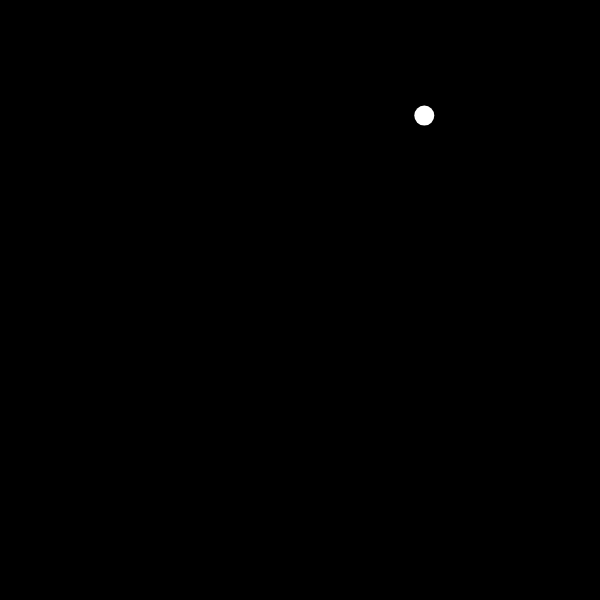
Frame 1 (no input)
Frame 60 (no input): identical to frame 1, image omitted
Frame 120 (the mouse pressed at the canvas centre since frame 60): identical to frame 1, image omitted

The p5.js sketch that drew this single still picture (run headless with seeded random() and noise() and a simulated clock; from frame 60 on, the mouse is pressed at the canvas centre):

// p5.js sketch
// ── sketch.js
let x = 0;
let y = 0;

function setup() {
  createCanvas(600, 600);
  noStroke();
    x = random(10, width-10);
    y = random(10, height-80);
}

function draw() {
  background(0);
    // ball
    ellipse(x, y, 20, 20);
}
